Frame 1 (no input): blank canvas, image omitted
Frame 60 (the mouse pressed at the canvas centre just before this capture): blank canvas, image omitted
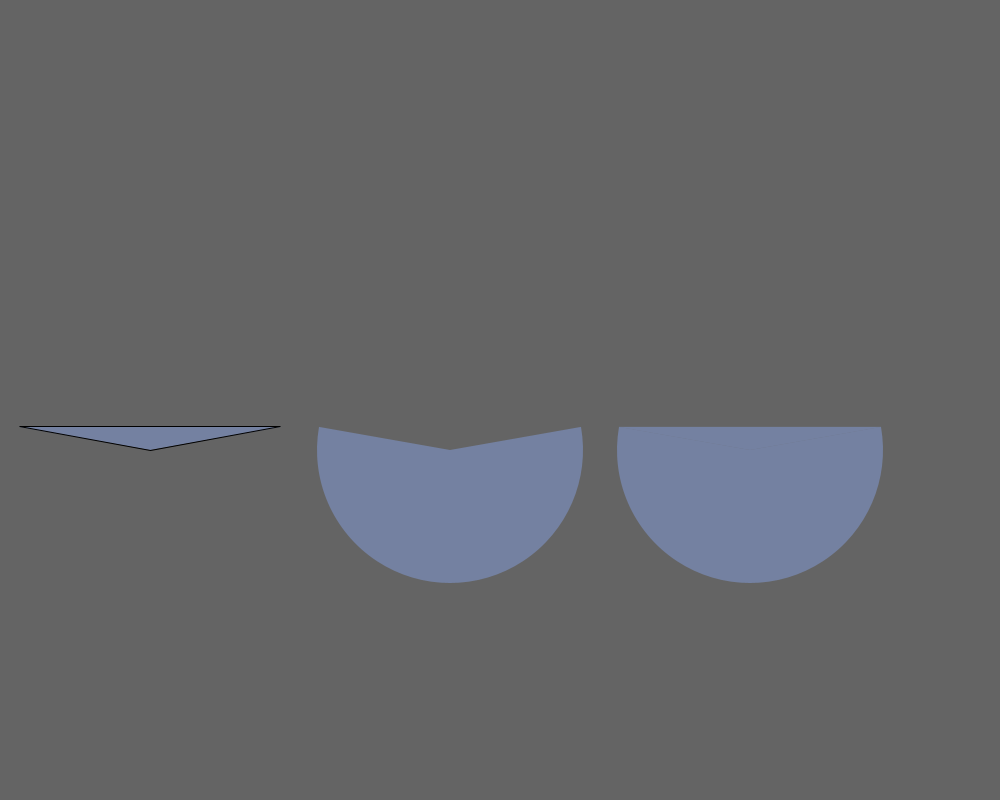
Frame 120 (the mouse held since frame 60 and released just before this capture)

The Processing sketch whose frames 1 and 60 were blank and that drew this single picture after the mouse press (run headless with seeded random() and noise(); from frame 60 on, the mouse is pressed at the canvas centre):

// Processing sketch: processing_168146
// ── processing_168146.pde

void setup(){
size(1000,800); 
}
void draw(){
background(100);
 noStroke();
fill(139,174,255,100); 
int k=mouseX/5;
int u=103;
arc(750,450,266,266,radians(90-k),radians(90+k));
arc(450,450,266,266,radians(90-k),radians(90+k)); 
 float pX = 133*sin(k/57.3);
  float pY = 133*cos(k/57.3);
 float pXb = 133*sin(-k/57.3);
 float pYb = 133*cos(-k/57.3);
 if (k<90){ 
fill(100); 
 } 
   triangle(750,450    , 750+pX   , 450+pY    ,750+pXb    ,450+pYb);
stroke(0);
 triangle(150,450    , 150+pX   , 450+pY    ,150+pXb    ,450+pYb);
}
